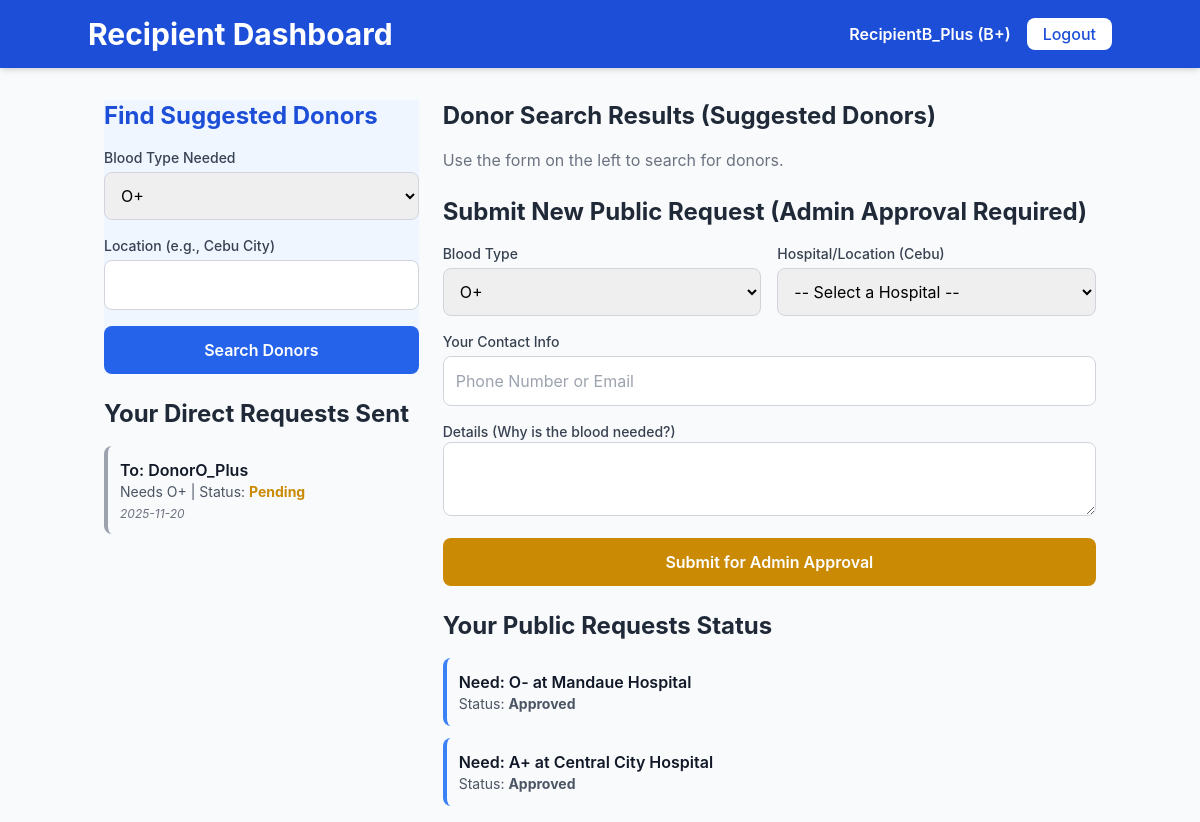
/search_donors (signed in), run on the app's committed database.
### tables this page shows
CREATE TABLE users (
            id INTEGER PRIMARY KEY AUTOINCREMENT,
            username TEXT UNIQUE NOT NULL,
            password TEXT NOT NULL,
            blood_type TEXT NOT NULL,
            location TEXT NOT NULL,
            role TEXT NOT NULL CHECK (role IN ('donor', 'recipient', 'admin'))
        );

CREATE TABLE transactions (
            id INTEGER PRIMARY KEY AUTOINCREMENT,
            requester_id INTEGER NOT NULL,
            donor_id INTEGER NOT NULL,
            blood_type_needed TEXT NOT NULL,
            location_needed TEXT NOT NULL,
            message TEXT NOT NULL,
            timestamp DATETIME NOT NULL,
            status TEXT NOT NULL CHECK (status IN ('Pending', 'Completed', 'Cancelled')),
            FOREIGN KEY (requester_id) REFERENCES users (id),
            FOREIGN KEY (donor_id) REFERENCES users (id)
        );

CREATE TABLE requests (
            id INTEGER PRIMARY KEY AUTOINCREMENT,
            requester_id INTEGER NOT NULL,
            donor_id INTEGER,
            blood_type_needed TEXT NOT NULL,
            location_needed TEXT NOT NULL,
            contact_info TEXT,
            details TEXT,
            status TEXT NOT NULL CHECK (status IN ('Pending', 'Approved', 'Declined', 'Matched', 'Completed', 'Cancelled')),
            FOREIGN KEY (requester_id) REFERENCES users (id),
            FOREIGN KEY (donor_id) REFERENCES users (id)
        );

### app.py (the view)
@app.route('/search_donors')
def search_donors():
    user = get_current_user()
    if not user or user['role'] != 'recipient':
        flash('Permission denied.', 'error')
        return redirect(url_for('dashboard'))
    my_requests = query_db("""
        SELECT r.*, d.username as donor_username
        FROM requests r
        LEFT JOIN users d ON r.donor_id = d.id
        WHERE r.requester_id = ?
        ORDER BY r.id DESC
    """, (user['id'],))
    my_transactions = query_db(
        'SELECT t.*, d.username as donor_username FROM transactions t JOIN users d ON t.donor_id = d.id WHERE t.requester_id = ? ORDER BY t.timestamp DESC',
        (user['id'],)
    )
    return render_template('search_donors.html',
                           user=user,
                           donors=[],
                           search_params=None,
                           my_requests=my_requests,
                           my_transactions=my_transactions)

### app.py (called while the page is built)
def get_db():
    db = getattr(g, '_database', None)
    if db is None:
        db = g._database = sqlite3.connect(DATABASE)
        db.row_factory = sqlite3.Row
    return db

@app.teardown_appcontext
def close_connection(exception):
    db = getattr(g, '_database', None)
    if db is not None:
        db.close()

def query_db(query, args=(), one=False):
    cur = get_db().execute(query, args)
    rv = cur.fetchall()
    cur.close()
    return (rv[0] if rv else None) if one else rv

def get_user(user_id):
    if user_id is None:
        return None
    return query_db('SELECT * FROM users WHERE id = ?', (user_id,), one=True)

def get_current_user():
    return get_user(session.get('user_id'))

### templates/search_donors.html (shortened to what this page needs)
<!DOCTYPE html>
<html lang="en">
<head>
    <script src="https://cdn.tailwindcss.com"></script>
</head>
<body>
    <div class="min-h-screen bg-gray-50">
        <header class="bg-blue-700 text-white p-4 shadow-md">
            <div class="container mx-auto flex justify-between items-center">
                <h1 class="text-3xl font-bold">Recipient Dashboard</h1>
                <div class="flex items-center space-x-4">
                    <span class="font-semibold">{{ user.username }} ({{ user.blood_type }})</span>
                    <a href="{{ url_for('logout') }}" class="bg-white text-blue-700 font-medium py-1 px-4 rounded-lg hover:bg-blue-100 transition">Logout</a>
                </div>
            </div>
        </header>
        <main class="container mx-auto p-4 grid grid-cols-1 lg:grid-cols-3 gap-6">
            <div class="lg:col-span-1 space-y-6">
                <div class="card bg-blue-50 border-blue-200">
                    <h2 class="text-2xl font-bold text-blue-700 mb-4">Find Suggested Donors</h2>
                    <form action="{{ url_for('search') }}" method="POST" class="space-y-4">
                        <div>
                            <label for="blood_type" class="block text-sm font-medium text-gray-700">Blood Type Needed</label>
                            <select id="blood_type" name="blood_type" required class="mt-1 block w-full p-3 border border-gray-300 rounded-lg focus:ring-blue-500 focus:border-blue-500">
                                <option value="O+">O+</option><option value="O-">O-</option>
                            </select>
                        </div>
                        <div>
                            <label for="location" class="block text-sm font-medium text-gray-700">Location (e.g., Cebu City)</label>
                            <input type="text" id="location" name="location" required class="mt-1 block w-full p-3 border border-gray-300 rounded-lg focus:ring-blue-500 focus:border-blue-500" value="{{ search_params.location if search_params else '' }}">
                        </div>
                        <button type="submit" class="w-full bg-blue-600 text-white py-3 rounded-lg font-semibold hover:bg-blue-700 transition">
                            Search Donors
                        </button>
                    </form>
                </div>
                <div class="card">
                    <h2 class="text-2xl font-bold text-gray-800 mb-4">Your Direct Requests Sent</h2>
                    {% if my_transactions %}
                        <div class="space-y-3">
                            {% for tx in my_transactions %}
                                <div class="p-3 bg-gray-50 rounded-lg border-l-4 border-gray-400">
                                    <p class="font-semibold text-gray-900">To: {{ tx.donor_username }}</p>
                                    <p class="text-sm text-gray-600">Needs {{ tx.blood_type_needed }} | Status: <span class="font-bold text-yellow-600">{{ tx.status }}</span></p>
                                    <p class="text-xs text-gray-500 italic mt-1">{{ tx.timestamp.split(' ')[0] }}</p>
                                </div>
                            {% endfor %}
                        </div>
                    {% else %}
                        <p class="text-gray-500 text-sm">You haven't sent any direct contact requests yet.</p>
                    {% endif %}
                </div>
            </div>
            <div class="lg:col-span-2 space-y-6">
                <div class="card">
                    <h2 class="text-2xl font-bold text-gray-800 mb-4">Donor Search Results (Suggested Donors)</h2>
                    {% if donors %}
                        <div class="space-y-4">
                            {% for donor in donors %}
                                <div class="p-4 bg-green-50 rounded-lg shadow-md border-l-4 border-green-500">
                                    <p class="font-bold text-xl text-green-700">{{ donor.username }}</p>
                                    <p class="text-sm text-gray-600">Blood Type: <span class="font-semibold text-red-600">{{ donor.blood_type }}</span> | Location: {{ donor.location }}</p>
                                    <form action="{{ url_for('send_transaction') }}" method="POST" class="mt-3 space-y-2">
                                        <input type="hidden" name="donor_id" value="{{ donor.id }}">
                                        <input type="hidden" name="blood_type_needed" value="{{ search_params.blood_type }}">
                                        <input type="hidden" name="location_needed" value="{{ search_params.location }}">
                                        <textarea name="message" rows="2" placeholder="Send a direct request message (e.g., 'Please help, urgently need {{ search_params.blood_type }} at {{ search_params.location }}')" required class="w-full p-2 border border-gray-300 rounded-lg text-sm focus:ring-red-500 focus:border-red-500"></textarea>
                                        <button type="submit" class="bg-red-600 text-white text-sm py-2 px-4 rounded-md hover:bg-red-700 transition">
                                            Request Donation
                                        </button>
                                    </form>
                                </div>
                            {% endfor %}
                        </div>
                    {% elif search_params %}
                         <p class="text-gray-500">No donors found matching the criteria: Type {{ search_params.blood_type }}, Location '{{ search_params.location }}'.</p>
                    {% else %}
                        <p class="text-gray-500">Use the form on the left to search for donors.</p>
                    {% endif %}
                </div>
                <div class="card">
                    <h2 class="text-2xl font-bold text-gray-800 mb-4">Submit New Public Request (Admin Approval Required)</h2>
                    <form action="{{ url_for('submit_request') }}" method="POST" class="space-y-4">
                        <div class="grid grid-cols-2 gap-4">
                            <div>
                                <label for="req_blood_type" class="block text-sm font-medium text-gray-700">Blood Type</label>
                                <select id="req_blood_type" name="blood_type_needed" required class="mt-1 block w-full p-3 border border-gray-300 rounded-lg">
                                    <option value="O+">O+</option><option value="O-">O-</option>
                                </select>
                            </div>
                            <div>
                                <label for="req_location" class="block text-sm font-medium text-gray-700">Hospital/Location (Cebu)</label>
                                <select id="req_location" name="location_needed" required class="mt-1 block w-full p-3 border border-gray-300 rounded-lg focus:ring-blue-500 focus:border-blue-500">
                                    <option value="" disabled selected>-- Select a Hospital --</option>
                                </select>
                            </div>
                        </div>
                        <div>
                            <label for="contact_info" class="block text-sm font-medium text-gray-700">Your Contact Info</label>
                            <input type="text" id="contact_info" name="contact_info" required placeholder="Phone Number or Email" class="mt-1 block w-full p-3 border border-gray-300 rounded-lg">
                        </div>
                        <div>
                            <label for="details" class="block text-sm font-medium text-gray-700">Details (Why is the blood needed?)</label>
                            <textarea id="details" name="details" rows="2" required class="w-full p-3 border border-gray-300 rounded-lg"></textarea>
                        </div>
                        <button type="submit" class="w-full bg-yellow-600 text-white py-3 rounded-lg font-semibold hover:bg-yellow-700 transition">
                            Submit for Admin Approval
                        </button>
                    </form>
                </div>
                <div class="card">
                    <h2 class="text-2xl font-bold text-gray-800 mb-4">Your Public Requests Status</h2>
                    {% if my_requests %}
                        <div class="space-y-3">
                            {% for req in my_requests %}
                                <div class="p-3 bg-gray-50 rounded-lg border-l-4
                                    {% if req.status == 'Pending' %}border-yellow-500
                                    {% elif req.status == 'Approved' %}border-blue-500
                                    {% elif req.status == 'Matched' %}border-green-500
                                    {% else %}border-red-500{% endif %}">
                                    <p class="font-semibold text-gray-900">Need: {{ req.blood_type_needed }} at {{ req.location_needed }}</p>
                                    <p class="text-sm text-gray-600">
                                        Status: <span class="font-bold">
                                            {{ req.status }}
                                        </span>
                                    </p>
                                </div>
                            {% endfor %}
                        </div>
                    {% else %}
                        <p class="text-gray-500 text-sm">You have no active public blood requests.</p>
                    {% endif %}
                </div>
            </div>
        </main>
    </div>
</body>
</html>

### templates/search_donors.html (style rules this page uses)
body { font-family: 'Inter', sans-serif; background-color: #f7f7f7; }
.card { @apply bg-white p-6 rounded-xl shadow-lg border border-gray-100; }

### data on the page
users: username "RecipientB_Plus", blood_type "B+"
transactions: donor_username "DonorO_Plus", blood_type_needed "O+", status "Pending", timestamp "2025-11-20"
requests: blood_type_needed "O-", location_needed "Mandaue Hospital", status "Approved"
requests: blood_type_needed "A+", location_needed "Central City Hospital", status "Approved"
